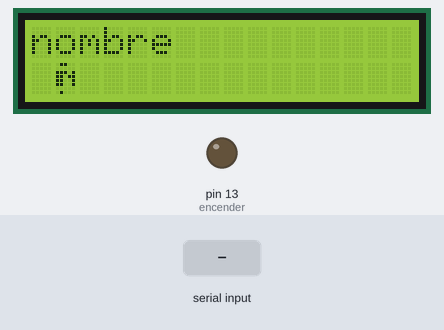
Simulated run of this sketch. Board: Arduino Mega 2560, built with avr-gcc and run on an emulated ATmega2560. On the bench: 16×2 character LCD, output pins drawn as LEDs (lit = HIGH). Inputs (shaded band) come from the test bench.

Above: at 1.2 s.
1.3 s: "1" received over the second serial link
At 2.3 s:
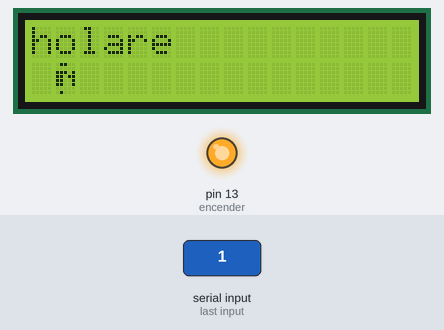
4.3 s: "0" received over the second serial link
At 6.8 s:
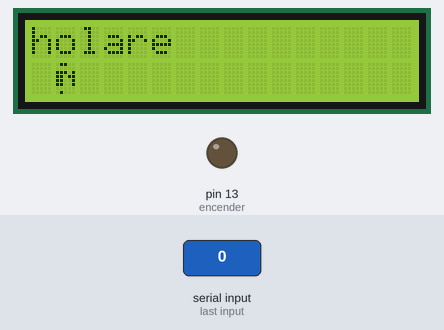
7.3 s: "2" received over the second serial link
At 9.8 s:
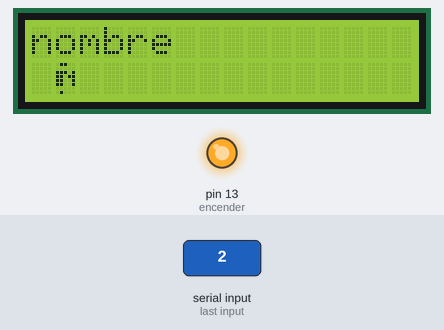
Timing chart, 0 to 11.3 s (numbered marks = the images above; inputs shaded):
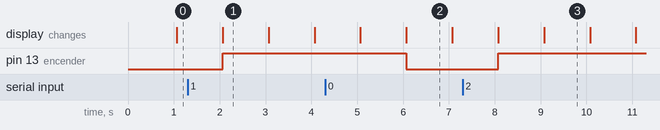

Measured:
- after the input at 1.3 s, pin 13 (encender): LOW → HIGH after 0.77 s
- after the input at 4.3 s, pin 13 (encender): HIGH → LOW after 1.8 s
- after the input at 7.3 s, pin 13 (encender): LOW → HIGH after 0.77 s
- what the display in image 1 shows lasts 1.0 s, from 2.1 s to 3.1 s

The sketch:

Arduino.ino
```cpp
#include <LiquidCrystal.h>
#include "Simbolos.h"

int encender =13;

const int rs=12,en=11,d4=5,d5=4,d6=3,d7=2;

LiquidCrystal lcd(rs,en,d4,d5,d6,d7);

void setup() {
  // put your setup code here, to run once:
  Serial1.begin(9600);


  pinMode(encender,OUTPUT);


  //Inicializar Pantalla
  lcd.begin(16,2);
}

void loop() {
  // put your main code here, to run repeatedly:
  if(Serial1.available()>0){
    int valor = Serial1.read();

    Serial1.println(valor);

    if(valor=='0'){
      digitalWrite(encender,LOW);
    }else{
      digitalWrite(encender,HIGH);
    }
  }

  lcd.setCursor(0,0);
  lcd.print("hola");


  lcd.createChar(0,enie);
  lcd.setCursor(1,1);
  lcd.write((byte)0);


  delay(1000);
  lcd.setCursor(0,0);
  lcd.print("nombre");
  delay(1000);

}
```

Simbolos.h
```cpp
byte CaraFeliz[] = {
    B00000,
    B11010,
    B11001,
    B00001,
    B11001,
    B11010,
    B00000,
};

//Ñ
byte enie[] = {
    B01100,
    B00000,
    B11101,
    B11011,
    B11001,
    B11001,
    B00000,
};
```
